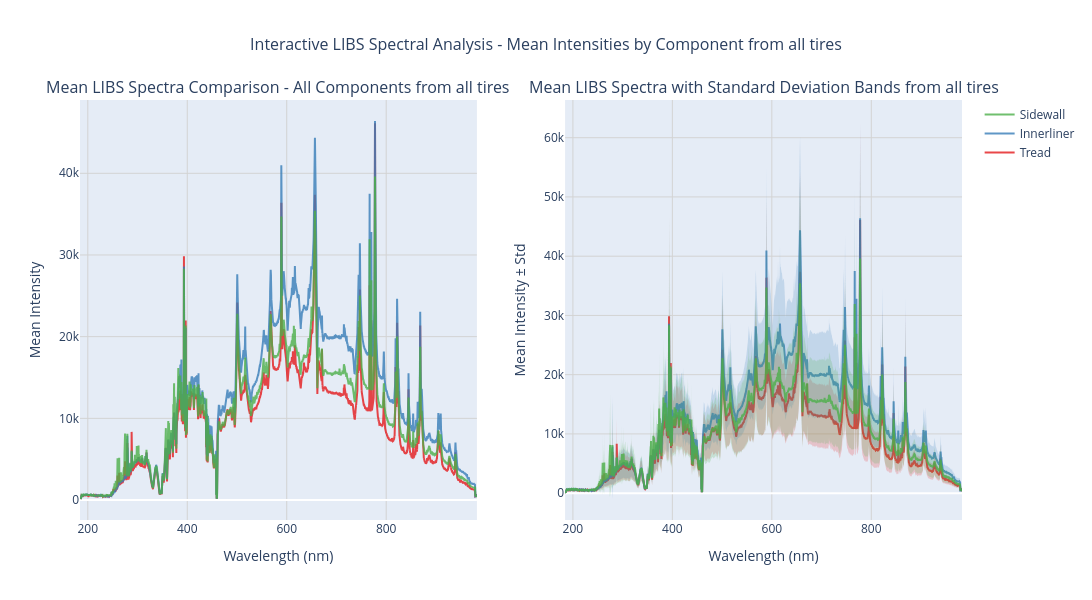

Notebook code cell kept with this figure:
### Code cell
# Multi-Spectrum Comparison - visualize multiple measurements by component (Interactive Plotly Version)
print("🔄 Creating interactive mean intensity comparison across all components and wavelengths...")

import plotly.graph_objects as go
from plotly.subplots import make_subplots
import plotly.express as px

non_feature_cols = ['tire_number', 'origin', 'measurement_id']

numeric_columns = df.select_dtypes(include=[np.number]).columns.tolist()
wavelength_columns = [col for col in numeric_columns if col not in non_feature_cols]

wavelength_values = [float(col) for col in wavelength_columns]


# Get all unique components
components = df['origin'].unique()
colors = px.colors.qualitative.Set1[:len(components)]  # Use Plotly color palette

# Calculate mean intensity for each component across all wavelengths
component_means = {}
component_stds = {}

for component in components:
    component_data = df[df['origin'] == component]
    
    # Calculate mean intensity for each wavelength across all tires for this component
    mean_intensities = []
    std_intensities = []
    
    for wl_col in wavelength_columns:
        intensities = component_data[wl_col].values
        mean_intensities.append(np.mean(intensities))
        std_intensities.append(np.std(intensities))
    
    component_means[component] = mean_intensities
    component_stds[component] = std_intensities

# Create subplots with Plotly
fig = make_subplots(
    rows=1, cols=2,
    subplot_titles=('Mean LIBS Spectra Comparison - All Components from all tires', 
                   'Mean LIBS Spectra with Standard Deviation Bands from all tires'),
    horizontal_spacing=0.1
)

# Plot 1: Mean intensity spectra for all components
for i, component in enumerate(components):
    color = colors[i % len(colors)]
    
    fig.add_trace(
        go.Scatter(
            x=wavelength_values,
            y=component_means[component],
            mode='lines',
            name=f'{component.title()}',
            line=dict(color=color, width=2),
            opacity=0.8,
            hovertemplate='<b>%{fullData.name}</b><br>' +
                         'Wavelength: %{x:.1f} nm<br>' +
                         'Mean Intensity: %{y:.2f}<br>' +
                         '<extra></extra>'
        ),
        row=1, col=1
    )

# Plot 2: Mean intensity with error bands (mean ± std)
for i, component in enumerate(components):
    color = colors[i % len(colors)]
    mean_vals = np.array(component_means[component])
    std_vals = np.array(component_stds[component])
    
    # Add mean line
    fig.add_trace(
        go.Scatter(
            x=wavelength_values,
            y=mean_vals,
            mode='lines',
            name=f'{component.title()}',
            line=dict(color=color, width=2),
            opacity=0.8,
            showlegend=False,  # Don't show legend for second plot (already shown in first)
            hovertemplate='<b>%{fullData.name}</b><br>' +
                         'Wavelength: %{x:.1f} nm<br>' +
                         'Mean Intensity: %{y:.2f}<br>' +
                         '<extra></extra>'
        ),
        row=1, col=2
    )
    
    # Add upper bound (mean + std)
    fig.add_trace(
        go.Scatter(
            x=wavelength_values,
            y=mean_vals + std_vals,
            mode='lines',
            line=dict(width=0),
            showlegend=False,
            hoverinfo='skip',
            name=f'{component.title()} +std'
        ),
        row=1, col=2
    )
    
    # Add lower bound (mean - std) and fill area
    fig.add_trace(
        go.Scatter(
            x=wavelength_values,
            y=mean_vals - std_vals,
            mode='lines',
            line=dict(width=0),
            fill='tonexty',
            fillcolor=color.replace('rgb', 'rgba').replace(')', ', 0.2)'),  # Add transparency
            showlegend=False,
            hoverinfo='skip',
            name=f'{component.title()} -std'
        ),
        row=1, col=2
    )

# Update layout
fig.update_layout(
    title={
        'text': 'Interactive LIBS Spectral Analysis - Mean Intensities by Component from all tires',
        'x': 0.5,
        'xanchor': 'center',
        'font': {'size': 16}
    },
    width=1400,
    height=600,
    hovermode='x unified',
    legend=dict(
        orientation="v",
        yanchor="top",
        y=1,
        xanchor="left",
        x=1.02
    )
)

# Update x and y axis labels
fig.update_xaxes(title_text="Wavelength (nm)", row=1, col=1)
fig.update_xaxes(title_text="Wavelength (nm)", row=1, col=2)
fig.update_yaxes(title_text="Mean Intensity", row=1, col=1)
fig.update_yaxes(title_text="Mean Intensity ± Std", row=1, col=2)

# Add grid to both plots
fig.update_xaxes(showgrid=True, gridwidth=1, gridcolor='lightgray')
fig.update_yaxes(showgrid=True, gridwidth=1, gridcolor='lightgray')

# Show the interactive plot
fig.show()

# Print statistical summary
print(f"\n📊 STATISTICAL SUMMARY BY COMPONENT:")
print(f"{'Component':<12} {'N_Samples':<10} {'Mean_Int':<10} {'Std_Int':<10} {'Max_Int':<10} {'Min_Int':<10}")
print("-" * 70)

for component in components:
    component_data = df[df['origin'] == component]
    mean_vals = np.array(component_means[component])
    
    print(f"{component.title():<12} {len(component_data):<10} {np.mean(mean_vals):<10.1f} "
          f"{np.std(mean_vals):<10.1f} {np.max(mean_vals):<10.1f} {np.min(mean_vals):<10.1f}")



# Component differentiation analysis
print(f"\n🎯 COMPONENT DIFFERENTIATION ANALYSIS:")
for i, comp1 in enumerate(components):
    for j, comp2 in enumerate(components[i+1:], i+1):
        # Calculate mean squared difference between components
        mean1 = np.array(component_means[comp1])
        mean2 = np.array(component_means[comp2])
        mse = np.mean((mean1 - mean2)**2)
        max_diff = np.max(np.abs(mean1 - mean2))
        
        print(f"{comp1.title()} vs {comp2.title()}:")
        print(f"  • Mean Squared Difference: {mse:.2f}")
        print(f"  • Maximum Difference: {max_diff:.2f}")
        
        # Find wavelengths with largest differences
        diff_vals = np.abs(mean1 - mean2)
        top_diff_indices = np.argsort(diff_vals)[-5:]  # Top 5 differences
        top_diff_wavelengths = [wavelength_values[idx] for idx in top_diff_indices]
        
        print(f"  • Top 5 discriminative wavelengths: {[f'{wl:.1f}nm' for wl in top_diff_wavelengths]}")

### Figure 1 — Plotly figure (JSON) as saved in the notebook; plotly's stock layout.template omitted (floating-point values rounded to 4 significant figures; data arrays with more than 128 entries replaced by an {"elided": "..."} marker saying what was removed)
{"data": [{"hovertemplate": "<b>%{fullData.name}</b><br>Wavelength: %{x:.1f} nm<br>Mean Intensity: %{y:.2f}<br><extra></extra>", "line": {"color": "rgb(228,26,28)", "width": 2}, "mode": "lines", "name": "Tread", "opacity": 0.8, "type": "scatter", "x": {"elided": "6699 float values"}, "xaxis": "x", "y": {"elided": "6699 float values"}, "yaxis": "y"}, {"hovertemplate": "<b>%{fullData.name}</b><br>Wavelength: %{x:.1f} nm<br>Mean Intensity: %{y:.2f}<br><extra></extra>", "line": {"color": "rgb(55,126,184)", "width": 2}, "mode": "lines", "name": "Innerliner", "opacity": 0.8, "type": "scatter", "x": {"elided": "6699 float values"}, "xaxis": "x", "y": {"elided": "6699 float values"}, "yaxis": "y"}, {"hovertemplate": "<b>%{fullData.name}</b><br>Wavelength: %{x:.1f} nm<br>Mean Intensity: %{y:.2f}<br><extra></extra>", "line": {"color": "rgb(77,175,74)", "width": 2}, "mode": "lines", "name": "Sidewall", "opacity": 0.8, "type": "scatter", "x": {"elided": "6699 float values"}, "xaxis": "x", "y": {"elided": "6699 float values"}, "yaxis": "y"}, {"hovertemplate": "<b>%{fullData.name}</b><br>Wavelength: %{x:.1f} nm<br>Mean Intensity: %{y:.2f}<br><extra></extra>", "line": {"color": "rgb(228,26,28)", "width": 2}, "mode": "lines", "name": "Tread", "opacity": 0.8, "showlegend": false, "type": "scatter", "x": {"elided": "6699 float values"}, "xaxis": "x2", "y": {"elided": "6699 float values"}, "yaxis": "y2"}, {"hoverinfo": "skip", "line": {"width": 0}, "mode": "lines", "name": "Tread +std", "showlegend": false, "type": "scatter", "x": {"elided": "6699 float values"}, "xaxis": "x2", "y": {"elided": "6699 float values"}, "yaxis": "y2"}, {"fill": "tonexty", "fillcolor": "rgba(228,26,28, 0.2)", "hoverinfo": "skip", "line": {"width": 0}, "mode": "lines", "name": "Tread -std", "showlegend": false, "type": "scatter", "x": {"elided": "6699 float values"}, "xaxis": "x2", "y": {"elided": "6699 float values"}, "yaxis": "y2"}, {"hovertemplate": "<b>%{fullData.name}</b><br>Wavelength: %{x:.1f} nm<br>Mean Intensity: %{y:.2f}<br><extra></extra>", "line": {"color": "rgb(55,126,184)", "width": 2}, "mode": "lines", "name": "Innerliner", "opacity": 0.8, "showlegend": false, "type": "scatter", "x": {"elided": "6699 float values"}, "xaxis": "x2", "y": {"elided": "6699 float values"}, "yaxis": "y2"}, {"hoverinfo": "skip", "line": {"width": 0}, "mode": "lines", "name": "Innerliner +std", "showlegend": false, "type": "scatter", "x": {"elided": "6699 float values"}, "xaxis": "x2", "y": {"elided": "6699 float values"}, "yaxis": "y2"}, {"fill": "tonexty", "fillcolor": "rgba(55,126,184, 0.2)", "hoverinfo": "skip", "line": {"width": 0}, "mode": "lines", "name": "Innerliner -std", "showlegend": false, "type": "scatter", "x": {"elided": "6699 float values"}, "xaxis": "x2", "y": {"elided": "6699 float values"}, "yaxis": "y2"}, {"hovertemplate": "<b>%{fullData.name}</b><br>Wavelength: %{x:.1f} nm<br>Mean Intensity: %{y:.2f}<br><extra></extra>", "line": {"color": "rgb(77,175,74)", "width": 2}, "mode": "lines", "name": "Sidewall", "opacity": 0.8, "showlegend": false, "type": "scatter", "x": {"elided": "6699 float values"}, "xaxis": "x2", "y": {"elided": "6699 float values"}, "yaxis": "y2"}, {"hoverinfo": "skip", "line": {"width": 0}, "mode": "lines", "name": "Sidewall +std", "showlegend": false, "type": "scatter", "x": {"elided": "6699 float values"}, "xaxis": "x2", "y": {"elided": "6699 float values"}, "yaxis": "y2"}, {"fill": "tonexty", "fillcolor": "rgba(77,175,74, 0.2)", "hoverinfo": "skip", "line": {"width": 0}, "mode": "lines", "name": "Sidewall -std", "showlegend": false, "type": "scatter", "x": {"elided": "6699 float values"}, "xaxis": "x2", "y": {"elided": "6699 float values"}, "yaxis": "y2"}], "layout": {"annotations": [{"font": {"size": 16}, "showarrow": false, "text": "Mean LIBS Spectra Comparison - All Components from all tires", "x": 0.225, "xanchor": "center", "xref": "paper", "y": 1, "yanchor": "bottom", "yref": "paper"}, {"font": {"size": 16}, "showarrow": false, "text": "Mean LIBS Spectra with Standard Deviation Bands from all tires", "x": 0.775, "xanchor": "center", "xref": "paper", "y": 1, "yanchor": "bottom", "yref": "paper"}], "height": 600, "hovermode": "x unified", "legend": {"orientation": "v", "x": 1.02, "xanchor": "left", "y": 1, "yanchor": "top"}, "title": {"font": {"size": 16}, "text": "Interactive LIBS Spectral Analysis - Mean Intensities by Component from all tires", "x": 0.5, "xanchor": "center"}, "width": 1400, "xaxis": {"anchor": "y", "domain": [0, 0.45], "gridcolor": "lightgray", "gridwidth": 1, "showgrid": true, "title": {"text": "Wavelength (nm)"}}, "xaxis2": {"anchor": "y2", "domain": [0.55, 1], "gridcolor": "lightgray", "gridwidth": 1, "showgrid": true, "title": {"text": "Wavelength (nm)"}}, "yaxis": {"anchor": "x", "domain": [0, 1], "gridcolor": "lightgray", "gridwidth": 1, "showgrid": true, "title": {"text": "Mean Intensity"}}, "yaxis2": {"anchor": "x2", "domain": [0, 1], "gridcolor": "lightgray", "gridwidth": 1, "showgrid": true, "title": {"text": "Mean Intensity ± Std"}}}}
